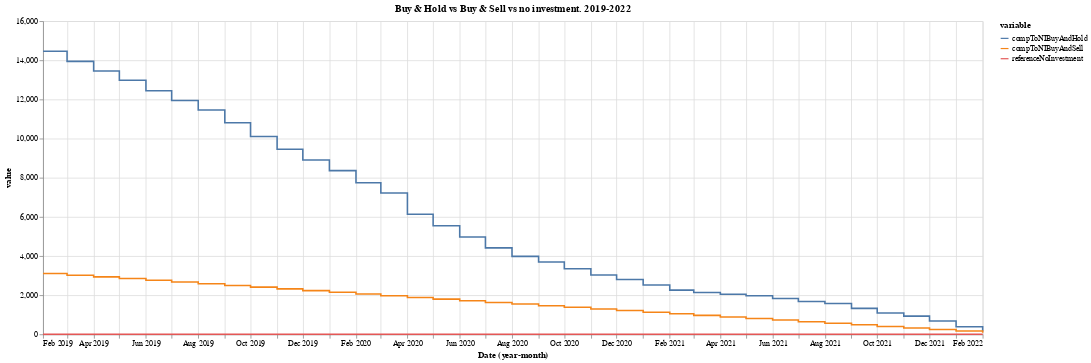

The cell this chart's notebook holds for it:
### Markdown cell above
2.2.2.2 Shorter term - 3 years

### Code cell
# plot
data = df[-37:].copy()
data['referenceNoInvestment'] = data['valNoInvestment'] - data['valNoInvestment']
data['compToNIBuyAndHold'] = data['valBuyAndHold'] - data['valNoInvestment']
data['compToNIBuyAndSell'] = data['valBuyAndSell'] - data['valNoInvestment']

pData = data.melt(id_vars =['Date'], value_vars = ['referenceNoInvestment','compToNIBuyAndHold','compToNIBuyAndSell'])
alt.Chart(pData).mark_line(interpolate='step-after').encode(
    x='yearmonth(Date):T',
    y='value',
    color='variable',
).properties(
    width=1200,
    height=400,
    title="Buy & Hold vs Buy & Sell vs no investment. 2019-2022"
)

### Figure 1 — Vega-Lite specification as saved in the notebook (floating-point values rounded to 4 significant figures)
{"config": {"view": {"continuousWidth": 400, "continuousHeight": 300}}, "data": {"name": "data-d1a4f257a0d96b0d5aa54c56ecf79941"}, "mark": {"type": "line", "interpolate": "step-after"}, "encoding": {"color": {"field": "variable", "type": "nominal"}, "x": {"field": "Date", "timeUnit": "yearmonth", "type": "temporal"}, "y": {"field": "value", "type": "quantitative"}}, "height": 400, "title": "Buy & Hold vs Buy & Sell vs no investment. 2019-2022", "width": 1200, "$schema": "https://vega.github.io/schema/vega-lite/v4.17.0.json", "datasets": {"data-d1a4f257a0d96b0d5aa54c56ecf79941": [{"Date": "2019-02-15T00:00:00", "variable": "referenceNoInvestment", "value": 0.0}, {"Date": "2019-03-15T00:00:00", "variable": "referenceNoInvestment", "value": 0.0}, {"Date": "2019-04-15T00:00:00", "variable": "referenceNoInvestment", "value": 0.0}, {"Date": "2019-05-15T00:00:00", "variable": "referenceNoInvestment", "value": 0.0}, {"Date": "2019-06-18T00:00:00", "variable": "referenceNoInvestment", "value": 0.0}, {"Date": "2019-07-15T00:00:00", "variable": "referenceNoInvestment", "value": 0.0}, {"Date": "2019-08-15T00:00:00", "variable": "referenceNoInvestment", "value": 0.0}, {"Date": "2019-09-16T00:00:00", "variable": "referenceNoInvestment", "value": 0.0}, {"Date": "2019-10-15T00:00:00", "variable": "referenceNoInvestment", "value": 0.0}, {"Date": "2019-11-15T00:00:00", "variable": "referenceNoInvestment", "value": 0.0}, {"Date": "2019-12-16T00:00:00", "variable": "referenceNoInvestment", "value": 0.0}, {"Date": "2020-01-15T00:00:00", "variable": "referenceNoInvestment", "value": 0.0}, {"Date": "2020-02-17T00:00:00", "variable": "referenceNoInvestment", "value": 0.0}, {"Date": "2020-03-16T00:00:00", "variable": "referenceNoInvestment", "value": 0.0}, {"Date": "2020-04-15T00:00:00", "variable": "referenceNoInvestment", "value": 0.0}, {"Date": "2020-05-15T00:00:00", "variable": "referenceNoInvestment", "value": 0.0}, {"Date": "2020-06-15T00:00:00", "variable": "referenceNoInvestment", "value": 0.0}, {"Date": "2020-07-15T00:00:00", "variable": "referenceNoInvestment", "value": 0.0}, {"Date": "2020-08-17T00:00:00", "variable": "referenceNoInvestment", "value": 0.0}, {"Date": "2020-09-15T00:00:00", "variable": "referenceNoInvestment", "value": 0.0}, {"Date": "2020-10-15T00:00:00", "variable": "referenceNoInvestment", "value": 0.0}, {"Date": "2020-11-16T00:00:00", "variable": "referenceNoInvestment", "value": 0.0}, {"Date": "2020-12-15T00:00:00", "variable": "referenceNoInvestment", "value": 0.0}, {"Date": "2021-01-15T00:00:00", "variable": "referenceNoInvestment", "value": 0.0}, {"Date": "2021-02-15T00:00:00", "variable": "referenceNoInvestment", "value": 0.0}, {"Date": "2021-03-15T00:00:00", "variable": "referenceNoInvestment", "value": 0.0}, {"Date": "2021-04-15T00:00:00", "variable": "referenceNoInvestment", "value": 0.0}, {"Date": "2021-05-17T00:00:00", "variable": "referenceNoInvestment", "value": 0.0}, {"Date": "2021-06-15T00:00:00", "variable": "referenceNoInvestment", "value": 0.0}, {"Date": "2021-07-15T00:00:00", "variable": "referenceNoInvestment", "value": 0.0}, {"Date": "2021-08-16T00:00:00", "variable": "referenceNoInvestment", "value": 0.0}, {"Date": "2021-09-15T00:00:00", "variable": "referenceNoInvestment", "value": 0.0}, {"Date": "2021-10-15T00:00:00", "variable": "referenceNoInvestment", "value": 0.0}, {"Date": "2021-11-15T00:00:00", "variable": "referenceNoInvestment", "value": 0.0}, {"Date": "2021-12-15T00:00:00", "variable": "referenceNoInvestment", "value": 0.0}, {"Date": "2022-01-17T00:00:00", "variable": "referenceNoInvestment", "value": 0.0}, {"Date": "2022-02-15T00:00:00", "variable": "referenceNoInvestment", "value": 0.0}, {"Date": "2019-02-15T00:00:00", "variable": "compToNIBuyAndHold", "value": 14460.0}, {"Date": "2019-03-15T00:00:00", "variable": "compToNIBuyAndHold", "value": 13940.0}, {"Date": "2019-04-15T00:00:00", "variable": "compToNIBuyAndHold", "value": 13450.0}, {"Date": "2019-05-15T00:00:00", "variable": "compToNIBuyAndHold", "value": 12980.0}, {"Date": "2019-06-18T00:00:00", "variable": "compToNIBuyAndHold", "value": 12440.0}, {"Date": "2019-07-15T00:00:00", "variable": "compToNIBuyAndHold", "value": 11950.0}, {"Date": "2019-08-15T00:00:00", "variable": "compToNIBuyAndHold", "value": 11460.0}, {"Date": "2019-09-16T00:00:00", "variable": "compToNIBuyAndHold", "value": 10810.0}, {"Date": "2019-10-15T00:00:00", "variable": "compToNIBuyAndHold", "value": 10100.0}, {"Date": "2019-11-15T00:00:00", "variable": "compToNIBuyAndHold", "value": 9459.0}, {"Date": "2019-12-16T00:00:00", "variable": "compToNIBuyAndHold", "value": 8911.0}, {"Date": "2020-01-15T00:00:00", "variable": "compToNIBuyAndHold", "value": 8365.0}, {"Date": "2020-02-17T00:00:00", "variable": "compToNIBuyAndHold", "value": 7742.0}, {"Date": "2020-03-16T00:00:00", "variable": "compToNIBuyAndHold", "value": 7222.0}, {"Date": "2020-04-15T00:00:00", "variable": "compToNIBuyAndHold", "value": 6139.0}, {"Date": "2020-05-15T00:00:00", "variable": "compToNIBuyAndHold", "value": 5543.0}, {"Date": "2020-06-15T00:00:00", "variable": "compToNIBuyAndHold", "value": 4975.0}, {"Date": "2020-07-15T00:00:00", "variable": "compToNIBuyAndHold", "value": 4417.0}, {"Date": "2020-08-17T00:00:00", "variable": "compToNIBuyAndHold", "value": 3983.0}, {"Date": "2020-09-15T00:00:00", "variable": "compToNIBuyAndHold", "value": 3695.0}, {"Date": "2020-10-15T00:00:00", "variable": "compToNIBuyAndHold", "value": 3354.0}, {"Date": "2020-11-16T00:00:00", "variable": "compToNIBuyAndHold", "value": 3031.0}, {"Date": "2020-12-15T00:00:00", "variable": "compToNIBuyAndHold", "value": 2802.0}, {"Date": "2021-01-15T00:00:00", "variable": "compToNIBuyAndHold", "value": 2524.0}, {"Date": "2021-02-15T00:00:00", "variable": "compToNIBuyAndHold", "value": 2260.0}, {"Date": "2021-03-15T00:00:00", "variable": "compToNIBuyAndHold", "value": 2136.0}, {"Date": "2021-04-15T00:00:00", "variable": "compToNIBuyAndHold", "value": 2052.0}, {"Date": "2021-05-17T00:00:00", "variable": "compToNIBuyAndHold", "value": 1971.0}, {"Date": "2021-06-15T00:00:00", "variable": "compToNIBuyAndHold", "value": 1830.0}, {"Date": "2021-07-15T00:00:00", "variable": "compToNIBuyAndHold", "value": 1680.0}, {"Date": "2021-08-16T00:00:00", "variable": "compToNIBuyAndHold", "value": 1576.0}, {"Date": "2021-09-15T00:00:00", "variable": "compToNIBuyAndHold", "value": 1328.0}, {"Date": "2021-10-15T00:00:00", "variable": "compToNIBuyAndHold", "value": 1094.0}, {"Date": "2021-11-15T00:00:00", "variable": "compToNIBuyAndHold", "value": 930.1}, {"Date": "2021-12-15T00:00:00", "variable": "compToNIBuyAndHold", "value": 677.1}, {"Date": "2022-01-17T00:00:00", "variable": "compToNIBuyAndHold", "value": 385.7}, {"Date": "2022-02-15T00:00:00", "variable": "compToNIBuyAndHold", "value": 148.0}, {"Date": "2019-02-15T00:00:00", "variable": "compToNIBuyAndSell", "value": 3107.0}, {"Date": "2019-03-15T00:00:00", "variable": "compToNIBuyAndSell", "value": 3021.0}, {"Date": "2019-04-15T00:00:00", "variable": "compToNIBuyAndSell", "value": 2935.0}, {"Date": "2019-05-15T00:00:00", "variable": "compToNIBuyAndSell", "value": 2848.0}, {"Date": "2019-06-18T00:00:00", "variable": "compToNIBuyAndSell", "value": 2760.0}, {"Date": "2019-07-15T00:00:00", "variable": "compToNIBuyAndSell", "value": 2672.0}, {"Date": "2019-08-15T00:00:00", "variable": "compToNIBuyAndSell", "value": 2585.0}, {"Date": "2019-09-16T00:00:00", "variable": "compToNIBuyAndSell", "value": 2498.0}, {"Date": "2019-10-15T00:00:00", "variable": "compToNIBuyAndSell", "value": 2411.0}, {"Date": "2019-11-15T00:00:00", "variable": "compToNIBuyAndSell", "value": 2322.0}, {"Date": "2019-12-16T00:00:00", "variable": "compToNIBuyAndSell", "value": 2235.0}, {"Date": "2020-01-15T00:00:00", "variable": "compToNIBuyAndSell", "value": 2148.0}, {"Date": "2020-02-17T00:00:00", "variable": "compToNIBuyAndSell", "value": 2060.0}, {"Date": "2020-03-16T00:00:00", "variable": "compToNIBuyAndSell", "value": 1973.0}, {"Date": "2020-04-15T00:00:00", "variable": "compToNIBuyAndSell", "value": 1886.0}, {"Date": "2020-05-15T00:00:00", "variable": "compToNIBuyAndSell", "value": 1800.0}, {"Date": "2020-06-15T00:00:00", "variable": "compToNIBuyAndSell", "value": 1716.0}, {"Date": "2020-07-15T00:00:00", "variable": "compToNIBuyAndSell", "value": 1631.0}, {"Date": "2020-08-17T00:00:00", "variable": "compToNIBuyAndSell", "value": 1548.0}, {"Date": "2020-09-15T00:00:00", "variable": "compToNIBuyAndSell", "value": 1464.0}, {"Date": "2020-10-15T00:00:00", "variable": "compToNIBuyAndSell", "value": 1380.0}, {"Date": "2020-11-16T00:00:00", "variable": "compToNIBuyAndSell", "value": 1297.0}, {"Date": "2020-12-15T00:00:00", "variable": "compToNIBuyAndSell", "value": 1215.0}, {"Date": "2021-01-15T00:00:00", "variable": "compToNIBuyAndSell", "value": 1132.0}, {"Date": "2021-02-15T00:00:00", "variable": "compToNIBuyAndSell", "value": 1051.0}, {"Date": "2021-03-15T00:00:00", "variable": "compToNIBuyAndSell", "value": 969.9}, {"Date": "2021-04-15T00:00:00", "variable": "compToNIBuyAndSell", "value": 889.6}, {"Date": "2021-05-17T00:00:00", "variable": "compToNIBuyAndSell", "value": 809.0}, {"Date": "2021-06-15T00:00:00", "variable": "compToNIBuyAndSell", "value": 728.1}, {"Date": "2021-07-15T00:00:00", "variable": "compToNIBuyAndSell", "value": 647.2}, {"Date": "2021-08-16T00:00:00", "variable": "compToNIBuyAndSell", "value": 566.4}, {"Date": "2021-09-15T00:00:00", "variable": "compToNIBuyAndSell", "value": 485.4}, {"Date": "2021-10-15T00:00:00", "variable": "compToNIBuyAndSell", "value": 404.8}, {"Date": "2021-11-15T00:00:00", "variable": "compToNIBuyAndSell", "value": 325.3}, {"Date": "2021-12-15T00:00:00", "variable": "compToNIBuyAndSell", "value": 246.8}, {"Date": "2022-01-17T00:00:00", "variable": "compToNIBuyAndSell", "value": 166.3}, {"Date": "2022-02-15T00:00:00", "variable": "compToNIBuyAndSell", "value": 84.12}]}}
